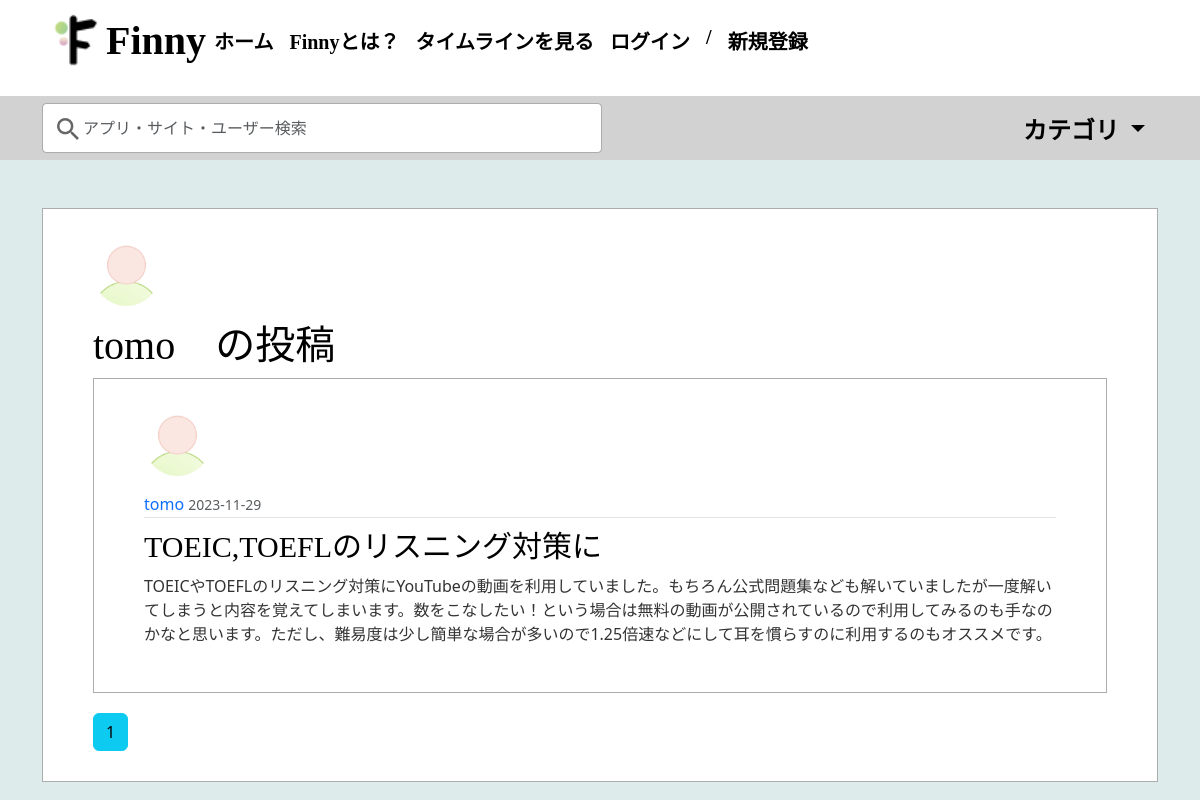
The app's page /tomo/home with its own data.
### flaskblog/models.py (models this page shows, shortened)
class User(db.Model, UserMixin):
    id = db.Column(db.Integer, primary_key=True)
    username = db.Column(db.String(20), unique=False, nullable=False)
    email = db.Column(db.String(120), unique=True, nullable=False)
    password = db.Column(db.String(60), nullable=False)
    role = db.Column(db.Integer, db.ForeignKey('role.id'), nullable=False)
    birthdate = db.Column(db.Date)
    age = db.Column(db.Integer)
    gender = db.Column(db.String)
    image_file = db.Column(db.String(20), nullable=False, default='default.jpg')
    posts = db.relationship('Post', backref='author', lazy=True, cascade='all, delete')
    recommended_posts = db.relationship(
        'Post',
        secondary=recommended_posts,
        lazy=True,
        backref=db.backref('recommended_to', lazy=True)
    )
    reviews = db.relationship('Review', backref='reviewer', lazy=True)
    comments = db.relationship('Comment', backref='commenter', lazy=True)
    company = db.relationship('Company', backref='user', lazy=True)
    liked_posts = db.relationship('Post', secondary=likes, lazy=True, back_populates='liked_users', overlaps="author,posts")

class Review(db.Model):
    id = db.Column(db.Integer, primary_key=True)
    title = db.Column(db.String(100))
    date_reviewed = db.Column(db.DateTime, nullable=False, default=get_jst_now)
    content = db.Column(db.Text)
    rating = db.Column(db.Integer)
    image_file = db.Column(db.String(20), default='post_default.png')
    is_in_timeline = db.Column(db.Boolean)
    user_id = db.Column(db.Integer, db.ForeignKey('user.id'), nullable=False)
    post_id = db.Column(db.Integer, db.ForeignKey('post.id'))
    categories= db.relationship('Category', secondary=review_category, backref='reviews')

### flaskblog/users/routes.py (the view)
@users.route("/<string:username>/home")
def user_reviews(username):
    page = request.args.get('page', 1, type=int)
    user = User.query.filter_by(username=username).first_or_404()
    reviews = Review.query.filter_by(reviewer=user)\
        .order_by(Review.date_reviewed.desc())\
        .paginate(page=page,per_page=5)
    return render_template('user_reviews.html', user=user, reviews=reviews)

### flaskblog/main/forms.py
class SearchForm(FlaskForm):
    key_words = StringField('Key_words', validators=[DataRequired()])
    categories  = SelectMultipleField('Category')
    submit = SubmitField('Post')

### flaskblog/templates/user_reviews.html (shortened to what this page needs)
{% extends "layout.html" %}
{% block content %}
<div class="content-section">
    {% if user!=current_user %}
    <div class="media">
        <img class="rounded-circle account-img" src="{{ url_for('static', filename='profile_pics/'+user.image_file) }}">
        <h2 class="account-heading">{{ user.username }}　の投稿</h2>
    </div>
    {% endif %}
    {% for review in reviews.items%}
        <article class="media content-section">
            <img class="rounded-circle account-img" src="{{ url_for('static', filename='profile_pics/'+review.reviewer.image_file) }}">
            <div class="media-body">
            <div class="article-metadata">
                <a class="mr-2" href="{{ url_for('users.user_reviews', username=review.reviewer.username) }}">{{ review.reviewer.username }}</a>
                <small class="text-muted">{{ review.date_reviewed.strftime('%Y-%m-%d') }}</small>
            </div>
            <div class="d-flex flex-row">
                <h2><a class="article-title text-break" href="{{ url_for('posts.review', review_id=review.id) }}">{{ review.title }}</a></h2>
            </div>
            <p class="article-content text-break">{{ review.content }}</p>
            </div>
        </article>
    {% endfor %}
    {% for page_num in reviews.iter_pages(left_edge=1, right_edge=1, left_current=1, right_current=2) %}
        {% if page_num %}
            {% if reviews.page == page_num %}
                <a class="btn btn-info" href="{{ url_for('users.user_reviews', username=user.username, page=page_num )}}">{{ page_num }}</a>
            {% else %}
                <a class="btn btn-outline-info" href="{{ url_for('users.user_reviews', username=user.username, page=page_num )}}">{{ page_num }}</a>
            {% endif %}
        {% else %}
            ...
        {% endif %}
    {% endfor %}
</div>
{% endblock content %}

### flaskblog/static/main.css (style rules this page uses)
body { background: #DDEBEB; color: #333333; margin-top: 13em; }
h1, h2, h3, h4, h5, h6 { color: #000; font-family: Noto Sans JP; }
.content-section { background: #ffffff; padding: 30px 50px; border: 1px solid #ACACAC; margin-bottom: 20px; }
.article-title { color: #000; text-align: center; font-family: BIZ UDPGothic; font-size: 1.875rem; font-style: normal; font-weight: 400; line-height: normal; text-decoration: none; }
a:not([underline]) { text-decoration: none; }
.article-metadata { padding-bottom: 1px; margin-bottom: 4px; border-bottom: 1px solid #e3e3e3 }
.account-img { width: 4.1875rem; height: 4.1875rem; margin-right: 20px; margin-bottom: 16px; }
.account-heading { font-size: 2.5rem; }

### records on screen
User: image_file (placeholder picture), username "tomo"
Review: image_file (placeholder picture), reviewer.username "tomo", date_reviewed "2023-11-29", title "TOEIC,TOEFLのリスニング対策に", content "TOEICやTOEFLのリスニング対策にYouTubeの動画を利用していました。もちろん公式問題集なども解いていましたが一度解いてしまうと内容を覚えてしまいます。数をこなしたい！という場合は無料の動画が公開されているので利用してみるのも手なのかなと思います。ただし、難易度は少し簡単な場合が多いので1.25倍速などにして耳を慣らすのに利用するのもオススメです。"

### other values on screen
{{ page_num }} "1"
